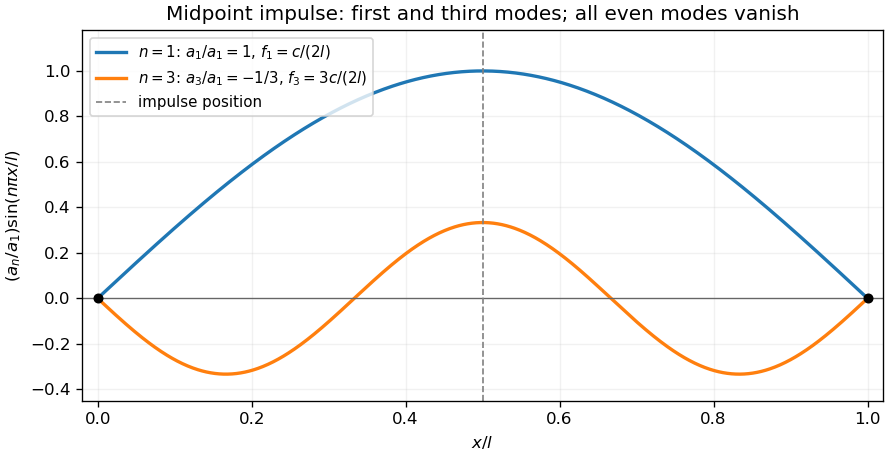

This figure's Python source:
"""Two spatial mode contributions normalized by the first displacement amplitude."""
from pathlib import Path
import matplotlib
matplotlib.use("Agg")
import matplotlib.pyplot as plt
import numpy as np

x = np.linspace(0, 1, 900)
fig, ax = plt.subplots(figsize=(7.4, 3.8), layout="constrained")
ax.plot(x, np.sin(np.pi*x), lw=2, color="tab:blue",
        label=r"$n=1$: $a_1/a_1=1$, $f_1=c/(2l)$")
ax.plot(x, -np.sin(3*np.pi*x)/3, lw=2, color="tab:orange",
        label=r"$n=3$: $a_3/a_1=-1/3$, $f_3=3c/(2l)$")
ax.axhline(0, color="0.4", lw=0.8)
ax.axvline(0.5, color="0.5", ls="--", lw=1, label="impulse position")
ax.scatter([0, 1], [0, 0], color="black", s=25, zorder=4)
ax.set(xlim=(-0.02, 1.02), ylim=(-0.45, 1.18), xlabel="$x/l$",
       ylabel=r"$(a_n/a_1)\sin(n\pi x/l)$",
       title="Midpoint impulse: first and third modes; all even modes vanish")
ax.legend(loc="upper left", fontsize=9)
ax.grid(alpha=0.17)
fig.savefig(Path(__file__).with_suffix(".png").name, dpi=120, facecolor="white")
